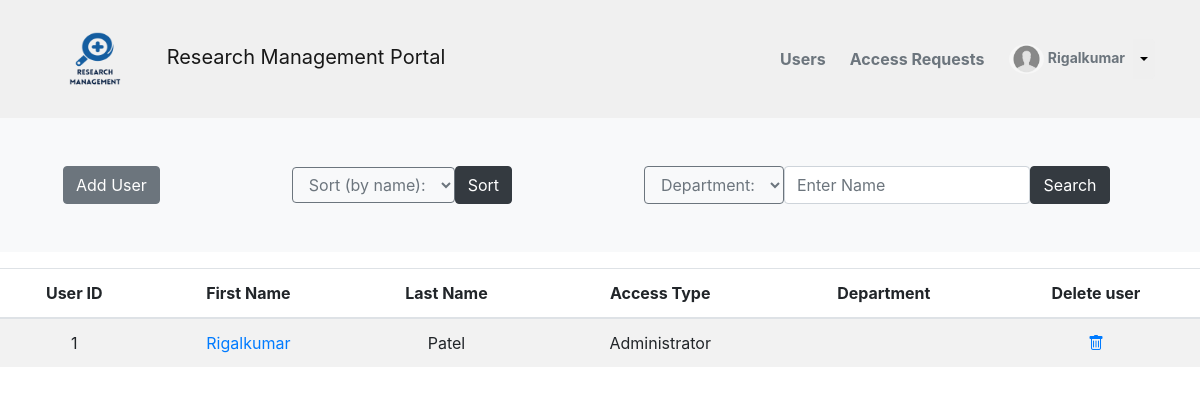
The page /users/ (signed in) on the database its author committed.
### user_management_module/models.py (models this page shows, shortened)
class User(AbstractUser):
    email = models.EmailField(unique=True)
    username = models.CharField(null=True, max_length=30)
    bio = models.TextField(null = True, blank=True)
    head_of_department = models.BooleanField(default=False)
    department = models.ForeignKey(Department, on_delete=models.SET_NULL, null=True, default=None)
    date_of_birth = models.DateField(null=True, blank=False)
    phone_number = PhoneNumberField(null=True)
    avatar = models.ImageField(null=True, default='blank.png')
    USERNAME_FIELD = 'email'
    REQUIRED_FIELDS = ['username','first_name','last_name']

### user_management_module/views.py (the view)
# urls.py: path('users/', views.usersPage,name='users'),
@login_required(login_url='sign-in')
def usersPage(request):
    q = request.GET.get('q') if request.GET.get('q') != None else ''
    sort = request.GET.get('sort') if request.GET.get('sort') != None else ''
    dept = request.GET.get('dept') if request.GET.get('dept') != None else ''
    if sort == 'A-Z':
        users = User.objects.all().order_by('first_name')
    elif sort == 'Z-A':
        users = User.objects.all().order_by('-first_name')
    else:
        if q == '' and dept != '':
            users = User.objects.filter(
                        Q(department__name__icontains = dept)
                    )
        elif dept == '' and q != '':
            users = User.objects.filter(
                Q(first_name__icontains = q)|
                Q(last_name__icontains = q)
            )
        elif q!= '' and dept != '':
            users = User.objects.raw('Select * from users, dept where users.first_name LIKE "%'+q+'%" AND dept.name = "'+dept+'"')
            print('Select')
        else:
            users = User.objects.all()
    page = 'users'
    departments = Department.objects.all()
    context = {'departments':departments,'page':page, 'users':users}
    return render(request, 'user_management_module/users.html', context)

### user_management_module/templates/user_management_module/users.html (shortened to what this page needs)
{% extends 'base.html' %}
{% block content %}
<section class="bg-light text-dark p-5">
  <div class="container">
      <div class="d-md-flex justify-content-between align-items-center">
          {% if request.user.is_superuser %}
          <div class="d-flex align-items-left">
              <a href="{% url 'add-user' %}" class="btn btn-secondary btn-md">Add User</a>
          </div>
          {% endif %}
          <form action="{% url 'users' %}" method="get" class="d-flex align-items-center">
            <select class="form-select btn btn-outline-secondary" name="sort">
              <option disabled="true" selected>Sort (by name):</option>
            </select>
            <button class="btn btn-dark" type="submit">Sort</button>
          </form>
          <form action="{% url 'users' %}" method="get" class="d-flex align-items-right">
            <select class="form-select btn btn-outline-secondary" name="dept">
              <option disabled="true" selected>Department:</option>
            </select>
              <input type="text" name="q" class="form-control col-6" placeholder="Enter Name" />
              <button class="btn btn-dark" type="submit">Search</button>
          </form>
      </div>
  </div>
</section>
<table class="table table-striped mt-3 text-center">
    <thead>
        <tr>
          <th scope="col">User ID</th>
          <th scope="col">First Name</th>
          <th scope="col">Last Name</th>
          <th scope="col">Access Type</th>
          <th scope="col">Department</th>
          {% if request.user.is_superuser %}<th scope="col">Delete user</th>{% endif %}
        </tr>
      </thead>
      <tbody>
        {% for user in users %}
        <tr>
          <td>{{user.id}}</td>
          <td><a href="{% url 'profile' user.id %}">{{user.first_name}}</a></td>
          <td>{{user.last_name}}</td>
          {% if user.is_superuser %}
          <td>Administrator</td>
          {% elif user.head_of_department %}
          <td>Head of Department</td>
          {% else %}
          <td>Regular User</td>
          {% endif %}
          <td>{{user.department.name}}</td>
          {% if request.user.is_superuser %}<td><a href="{% url 'delete-user' user.id %}"><i class="bi bi-trash"></i></a></td>{% endif %}
        </tr>
        {% endfor %}
      </tbody>
</table>
{% endblock content %}

### templates/navbar.html (shortened to what this page needs)
{% load static %}
{% if request.user.is_authenticated %}
<nav class="navbar navbar-expand-lg navbar-light py-1" style="background-color: #F0F0F0;">
    <div class="container">
        <a href="{% url 'welcome' %}" class="navbar-brand">
            <img src="{% static 'images/Logo.png' %}" alt="logo" height="100" width="100" class="navbar-brand">
            Research Management Portal
        </a>
        <div class="collapse navbar-collapse justify-content-end" id="navmenu">
            <ul class="navbar-nav ms-auto d-flex">
                {% if request.user.is_superuser or request.user.is_hod %}
                <li class="nav-item align-self-start">
                    <a href="{% url 'users' %}" class="nav-link text-secondary mr-2 font-weight-bold" style="color: #A9A9A9;">Users</a>
                </li>
                {% if request.user.is_superuser %}
                <li class="nav-item align-self-start">
                    <a href="{% url 'access-requests' %}" class="nav-link text-secondary mr-2 font-weight-bold" style="color: #A9A9A9;">Access Requests</a>
                </li>
                {% endif %}
                {% endif %}
                <li class="nav-item align-self-start">
                    <div class="btn-group">
                        <a href="{% url 'profile' request.user.id %}" class="btn btn-sm font-weight-bold text-secondary" style="color: #A9A9A9;"><img src="{{request.user.avatar.url}}" class="rounded-circle" height="30" width="35" alt=""> {{request.user.first_name}}</a>
                        <button type="button" class="btn dropdown-toggle dropdown-toggle-split" data-bs-toggle="dropdown" aria-expanded="false">
                        </button>
                    </div>
                </li>
            </ul>
        </div>
    </div>
</nav>
{% endif %}

### rows shown on the page
User: user.avatar (placeholder picture), user.first_name "Rigalkumar", id "1", first_name "Rigalkumar", last_name "Patel", is_superuser "Administrator"
